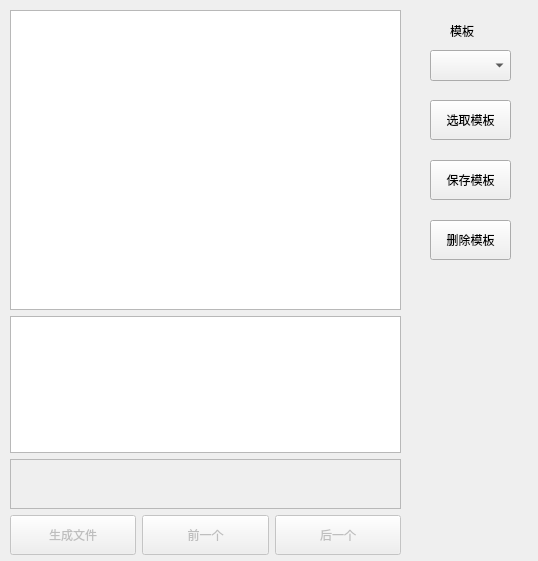
<?xml version="1.0" encoding="UTF-8"?>
<ui version="4.0">
 <class>Form</class>
 <widget class="QWidget" name="Form">
  <property name="geometry">
   <rect>
    <x>0</x>
    <y>0</y>
    <width>538</width>
    <height>561</height>
   </rect>
  </property>
  <property name="windowTitle">
   <string>Form</string>
  </property>
  <widget class="QWidget" name="verticalLayoutWidget">
   <property name="geometry">
    <rect>
     <x>10</x>
     <y>10</y>
     <width>391</width>
     <height>545</height>
    </rect>
   </property>
   <layout class="QVBoxLayout" name="verticalLayout">
    <item>
     <widget class="QTextEdit" name="Static_Text">
      <property name="minimumSize">
       <size>
        <width>0</width>
        <height>300</height>
       </size>
      </property>
     </widget>
    </item>
    <item>
     <widget class="QTextEdit" name="Variable_Text"/>
    </item>
    <item>
     <widget class="QTextEdit" name="Info_Text">
      <property name="enabled">
       <bool>false</bool>
      </property>
      <property name="maximumSize">
       <size>
        <width>16777215</width>
        <height>50</height>
       </size>
      </property>
     </widget>
    </item>
    <item>
     <layout class="QHBoxLayout" name="horizontalLayout">
      <item>
       <widget class="QPushButton" name="Generate_Bt">
        <property name="enabled">
         <bool>false</bool>
        </property>
        <property name="minimumSize">
         <size>
          <width>0</width>
          <height>40</height>
         </size>
        </property>
        <property name="text">
         <string>生成文件</string>
        </property>
       </widget>
      </item>
      <item>
       <widget class="QPushButton" name="Copy_Pre_Bt">
        <property name="enabled">
         <bool>false</bool>
        </property>
        <property name="minimumSize">
         <size>
          <width>0</width>
          <height>40</height>
         </size>
        </property>
        <property name="text">
         <string>前一个</string>
        </property>
       </widget>
      </item>
      <item>
       <widget class="QPushButton" name="Copy_Next_Bt">
        <property name="enabled">
         <bool>false</bool>
        </property>
        <property name="minimumSize">
         <size>
          <width>0</width>
          <height>40</height>
         </size>
        </property>
        <property name="text">
         <string>后一个</string>
        </property>
       </widget>
      </item>
     </layout>
    </item>
   </layout>
  </widget>
  <widget class="QComboBox" name="Template_comboBox">
   <property name="geometry">
    <rect>
     <x>430</x>
     <y>50</y>
     <width>81</width>
     <height>31</height>
    </rect>
   </property>
  </widget>
  <widget class="QLabel" name="label">
   <property name="geometry">
    <rect>
     <x>450</x>
     <y>20</y>
     <width>81</width>
     <height>21</height>
    </rect>
   </property>
   <property name="styleSheet">
    <string notr="true">font: 12pt &quot;经典宋体简&quot;;</string>
   </property>
   <property name="text">
    <string>模板</string>
   </property>
  </widget>
  <widget class="QPushButton" name="Save_Template_Bt">
   <property name="geometry">
    <rect>
     <x>430</x>
     <y>160</y>
     <width>81</width>
     <height>40</height>
    </rect>
   </property>
   <property name="minimumSize">
    <size>
     <width>0</width>
     <height>40</height>
    </size>
   </property>
   <property name="text">
    <string>保存模板</string>
   </property>
  </widget>
  <widget class="QPushButton" name="Delete_Template_Bt">
   <property name="geometry">
    <rect>
     <x>430</x>
     <y>220</y>
     <width>81</width>
     <height>40</height>
    </rect>
   </property>
   <property name="minimumSize">
    <size>
     <width>0</width>
     <height>40</height>
    </size>
   </property>
   <property name="text">
    <string>删除模板</string>
   </property>
  </widget>
  <widget class="QPushButton" name="Select_Template_Bt">
   <property name="geometry">
    <rect>
     <x>430</x>
     <y>100</y>
     <width>81</width>
     <height>40</height>
    </rect>
   </property>
   <property name="minimumSize">
    <size>
     <width>0</width>
     <height>40</height>
    </size>
   </property>
   <property name="text">
    <string>选取模板</string>
   </property>
  </widget>
 </widget>
 <resources/>
 <connections/>
</ui>
